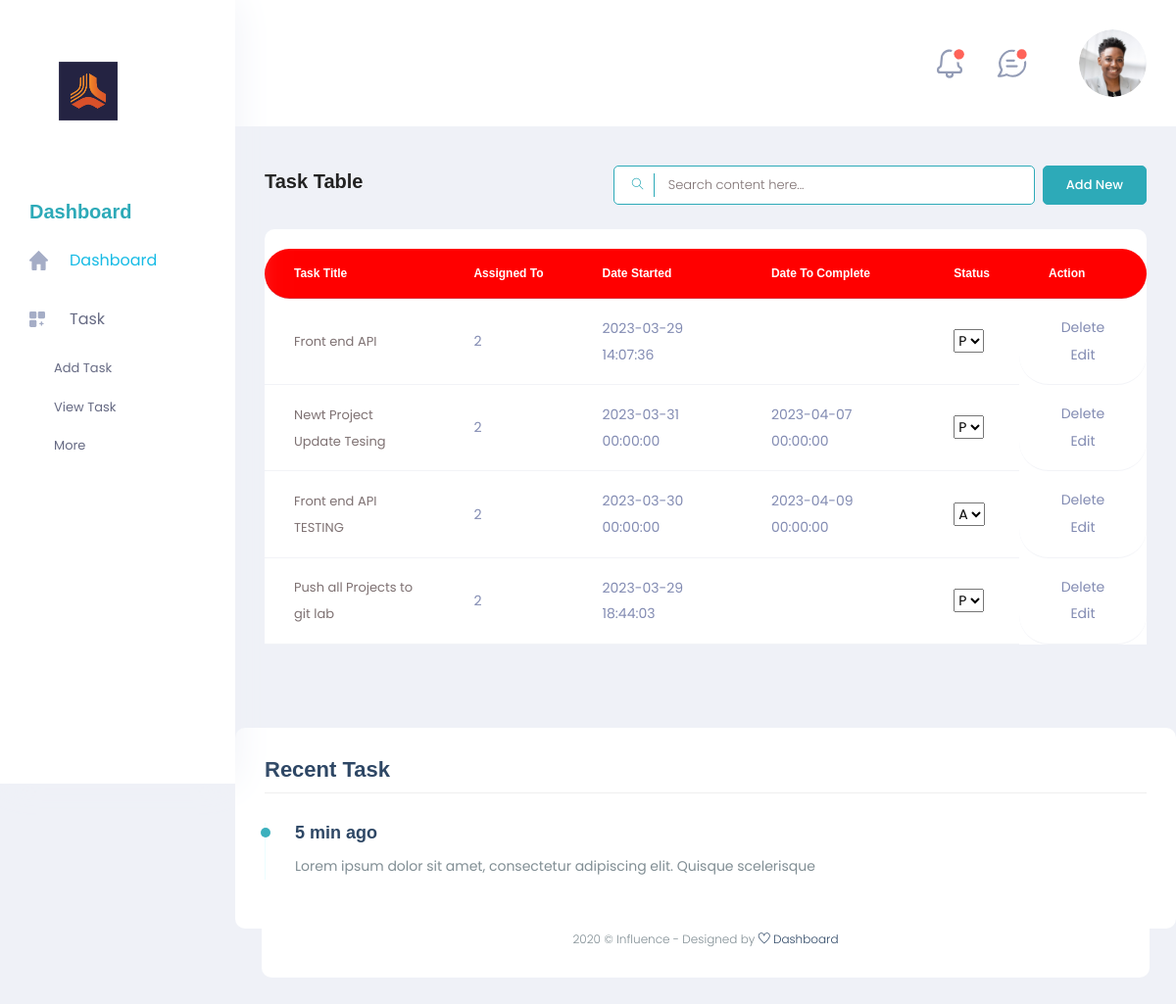
The page /dashboard/viewtask.php (signed in) on the database its author committed.
### tables this page shows
CREATE TABLE `sys_task` (
  `task_id` int(11) NOT NULL,
  `task_name` varchar(30) DEFAULT NULL,
  `date_started` datetime DEFAULT NULL,
  `date_end` datetime DEFAULT NULL,
  `supervisor` varchar(30) DEFAULT NULL,
  `task_status` enum('P','A','PR') NOT NULL DEFAULT 'P' COMMENT 'P:Pending, A:Approved, PR:Processing',
  `assigned_to` varchar(30) NOT NULL
);

### dashboard/includes/loginsession.php (called while the page is built, shortened)
<?php
        if(isset($_SESSION['userid'])){
            $id = $_SESSION['userid'];
        }else{
            echo "Not set";
            header("location: ../index.php");
        }
?>

### dashboard/viewtask.php (the view, shortened to what this page needs)
<?php
    include_once "includes/loginsession.php";
    include_once "includes/dash-sidebar.php";
?>
<div class="main_content_iner ">
    <div class="container-fluid p-0">
        <div class="row justify-content-center">
            <div class="col-12">
                <div class="QA_section">
                    <div class="white_box_tittle list_header">
                        <h4>Task Table</h4>
                        <div class="box_right d-flex lms_block">
                            <div class="serach_field_2">
                                <div class="search_inner">
                                    <form Active="#">
                                        <div class="search_field">
                                            <input type="text" placeholder="Search content here...">
                                        </div>
                                        <button type="submit"> <i class="ti-search"></i> </button>
                                    </form>
                                </div>
                            </div>
                            <div class="add_button ms-2">
                                <a href="#" data-bs-toggle="modal" data-bs-target="#addcategory" class="btn_1">Add
                                    New</a>
                            </div>
                        </div>
                    </div>
                    <div class="QA_table mb_30">
                        <table class="table lms_table_active">
                            <thead>
                                <tr>
                                    <th scope="col">Task Title</th>
                                    <th scope="col">Assigned To</th>
                                    <th scope="col">Date Started</th>
                                    <th scope="col">Date to Complete </th>
                                    <th scope="col">Status</th>
                                    <th scope="col">Action</th>
                                </tr>
                            </thead>
                            <tbody>
                                <?php
                                    $queryTable = mysqli_query($conn, "SELECT * FROM sys_task where assigned_to = '$id'");
                                    while($rowTable = mysqli_fetch_array($queryTable)){
                                ?>
                                <tr>
                                <tr>
                                    <th scope="row"> <a href="#"
                                            class="question_content"><?php echo $rowTable['task_name'];?> </a>
                                    </th>
                                    <td><?php echo $rowTable['assigned_to'];?></td>
                                    <td><?php echo $rowTable['date_started'];?></td>
                                    <td><?php echo $rowTable['date_end'];?></td>
                                    <td><a href="#" class="">
                                            <select id="status" name="status">
                                                <option value=" pending"> <?php echo $rowTable['task_status'];?>
                                                </option>
                                            </select>
                                    </td></a>
                                    <td class="status_btn">
                                        <a href="delete-task.php?deleteId=<?php echo $rowTable['task_id'];?>">
                                            <option value="delete">Delete</option>
                                        </a>
                                        <a href="edit-task.php?editId=<?php echo $rowTable['task_id'];?>">
                                            <option value="edit">Edit</option>
                                        </a>
                                    </td>
                                </tr>
                                <?php }?>
                            </tbody>
                        </table>
                    </div>
                </div>
            </div>
        </div>
    </div>
</div>
<div class="col-xl-12   ">
    <div class="white_box card_height_100">
        <div class="box_header border_bottom_1px  ">
            <div class="main-title">
                <h3 class="mb_25">Recent Task</h3>
            </div>
        </div>
        <div class="Activity_timeline">
            <ul>
                <li>
                    <div class="activity_bell"></div>
                    <div class="activity_wrap">
                        <h6>5 min ago</h6>
                        <p>Lorem ipsum dolor sit amet, consectetur adipiscing elit. Quisque scelerisque
                        </p>
                    </div>
                </li>
            </ul>
        </div>
    </div>
</div>
<div class="footer_part">
    <div class="container">
        <div class="row">
            <div class="col-lg-12">
                <div class="footer_iner text-center">
                    <p>2020 © Influence - Designed by <a href="#"> <i class="ti-heart"></i> </a><a href="#">
                            Dashboard</a></p>
                </div>
            </div>
        </div>
    </div>
</div>
</section>
</body>
</html>

### rows shown on the page
sys_task: task_name "Front end API", assigned_to "2", date_started "2023-03-29 14:07:36", status "P"
sys_task: task_name "Newt Project Update Tesing", assigned_to "2", date_started "2023-03-31 00:00:00", date_end "2023-04-07 00:00:00", status "P"
sys_task: task_name "Front end API TESTING", assigned_to "2", date_started "2023-03-30 00:00:00", date_end "2023-04-09 00:00:00", status "A"
sys_task: task_name "Push all Projects to git lab", assigned_to "2", date_started "2023-03-29 18:44:03", status "P"
